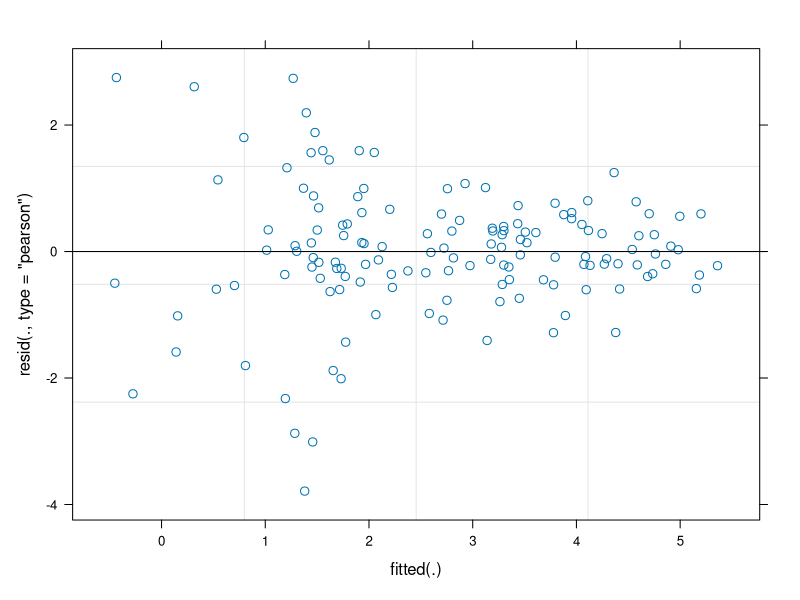
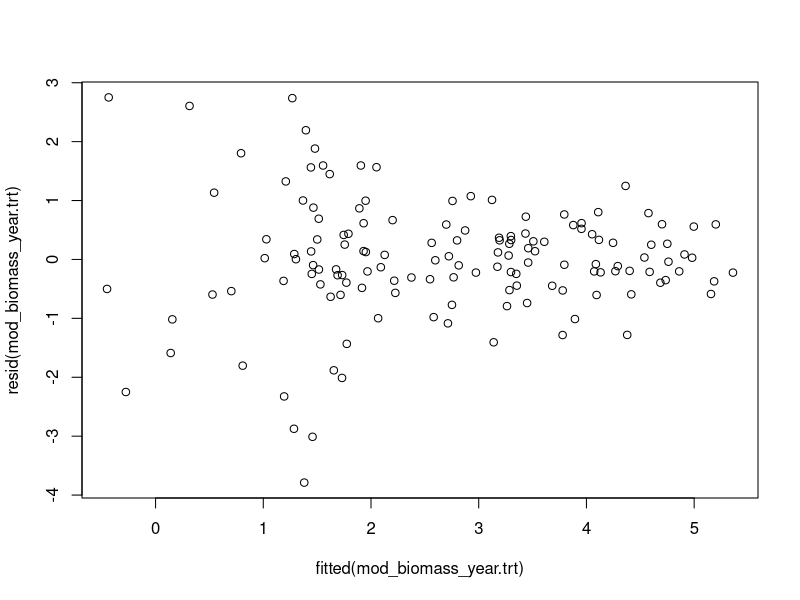
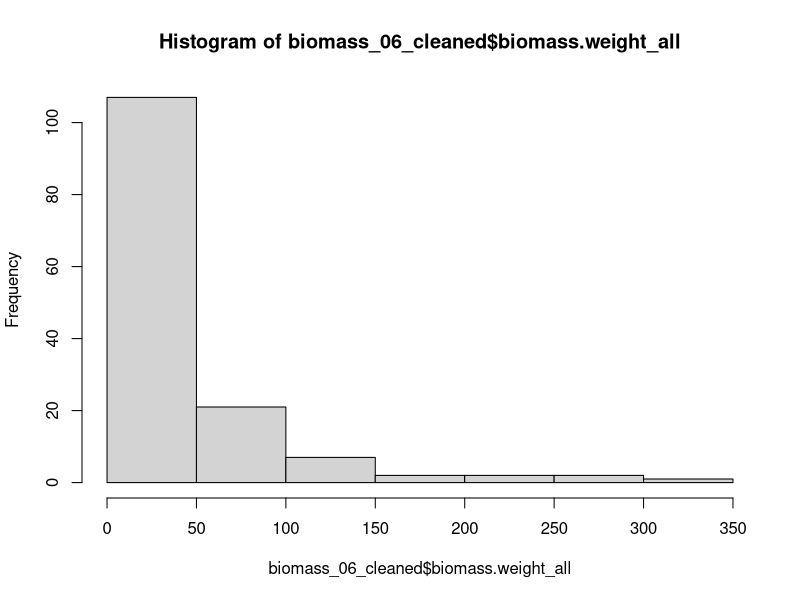
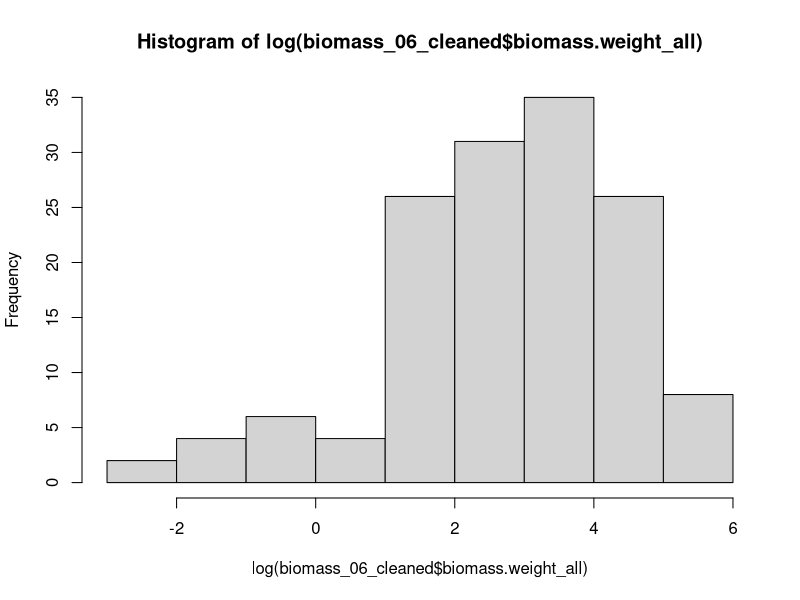

Here is the R script that generated these plots, in order:
###############################################################################
## Purpose: script to analyze the NutNet lubb.us species biomass data
## data spans from 2018 to 2023 
## author : Monika Kelley
###############################################################################

## load packages
library(tidyverse)
#library(ggplot2)  ## do not install again queen 
#library(dplyr)
library(lme4)
library(car)
library(emmeans)
library(vegan)
library(multcompView)
library(multcomp)
library(readxl)
library(lubridate)
library(ggpubr)
library(patchwork)



###############################################################################
## Loading and cleaning data
###############################################################################

### Original data, LBK biomass ----
biomass_00_raw <- read.csv('data/Biomass.csv')



### Cleaning ---- 

## checking for what categories are there
unique(biomass_00_raw$pft)

## remove "dead" categories
biomass_01_plants <- subset(biomass_00_raw, !(pft == 'dead' | pft == 'Dead'))

## making a new column to standardize growth forms 
# code used to check unique life forms
unique(biomass_01_plants$pft)
unique(biomass_01_plants$growth_form)

# grass
biomass_01_plants$growth_form[biomass_01_plants$pf == 'grasses' | 
                                biomass_01_plants$pft == 'grasses ' |
                                biomass_01_plants$pft == 'grass'] <- 'grass'

# forb
biomass_01_plants$growth_form[biomass_01_plants$pf == 'herbs'] <- 'forb'

# Woody species
biomass_01_plants$growth_form[biomass_01_plants$pf == 'woody'] <- 'woody'


## grouping and summarizing code
# group by plot per year
biomass_02_grouped <- group_by(biomass_01_plants, Plot, Year, DOY, growth_form)
head(biomass_02_grouped)

# means for growth_form weights by plot
biomass_03_mean.weight <- summarise(biomass_02_grouped, biomass.weight = mean(weight))
head(biomass_03_mean.weight)



### adding in additional site and plot information ----

## reading in plot information
plot_information <- read.csv('data/plot_types.csv')[,2:3]

## adding plot information to biomass data
biomass_04_plot.info <- left_join(biomass_03_mean.weight, plot_information)

## adding specific plot type columns
biomass_04_plot.info <- biomass_04_plot.info %>%
  mutate(n = ifelse(trt == "N" | trt == "NP" | trt == "NK" | trt == "NPK" | trt == "NPK+Fence", 1, 0),
         p = ifelse(trt == "P" | trt == "NP" | trt == "PK" | trt == "NPK" | trt == "NPK+Fence", 1, 0),
         k = ifelse(trt == "K" | trt == "NK" | trt == "PK" | trt == "NPK" | trt == "NPK+Fence", 1, 0))

## add in treatment as binary factors
biomass_04_plot.info$nfac <- as.factor(biomass_04_plot.info$n)
biomass_04_plot.info$pfac <- as.factor(biomass_04_plot.info$p)
biomass_04_plot.info$kfac <- as.factor(biomass_04_plot.info$k)

## add in plot and year as binary factors
biomass_04_plot.info$plotfac <- as.factor(biomass_04_plot.info$Plot)
biomass_04_plot.info$yearfac <- as.factor(biomass_04_plot.info$Year)

## add in blocks 
biomass_04_plot.info$block <- 'block2'
biomass_04_plot.info$block[biomass_04_plot.info$Plot <15] <- 'block1'
biomass_04_plot.info$block[biomass_04_plot.info$Plot >28] <- 'block3'

## removing certain plot types (fence, extra control plots)
biomass_05_cleaned <- subset(biomass_04_plot.info, !(trt == 'Fence' | trt == 'NPK+Fence' |trt == 'xControl'))

## aggregate to a single value for biomass per plot per year
biomass_06_cleaned_groupby <- group_by(biomass_05_cleaned, Plot, Year, DOY, trt, n, p, k,
                                       nfac, pfac, kfac, plotfac, yearfac, block)
biomass_06_cleaned <- summarise(biomass_06_cleaned_groupby, biomass.weight_all = sum(biomass.weight,na.rm=T))

###############################################################################
### Model 01 : Biomass, year and treatments 🤟
###############################################################################

## statistical models of diversity across years
# testing the hypotheses about treatment impacts on community diversity, 
# accounting for year-to-year differences


#### Model 01 : Biomass, year and treatments ----

## model 01
mod_biomass_year.trt <- lmer(log(biomass.weight_all) ~ yearfac * nfac * pfac * kfac + 
                               (1|plotfac) + (1|block), data = biomass_06_cleaned) # log transform to fix normality issue

## check the residuals
# Component-Component plus Residual plot (CCPR plot)
plot(mod_biomass_year.trt, which = 1)
plot(resid(mod_biomass_year.trt) ~ fitted(mod_biomass_year.trt))
hist(biomass_06_cleaned$biomass.weight_all)
hist(log(biomass_06_cleaned$biomass.weight_all))

## Anova
biomass_mod_anova <- Anova(mod_biomass_year.trt)
biomass_mod_anova
summary(biomass_mod_anova)

## post-hoc analyses
emmeans(mod_biomass_year.trt, ~yearfac)


###############################################################################
### Figures
###############################################################################

### show with year by treatment graph
